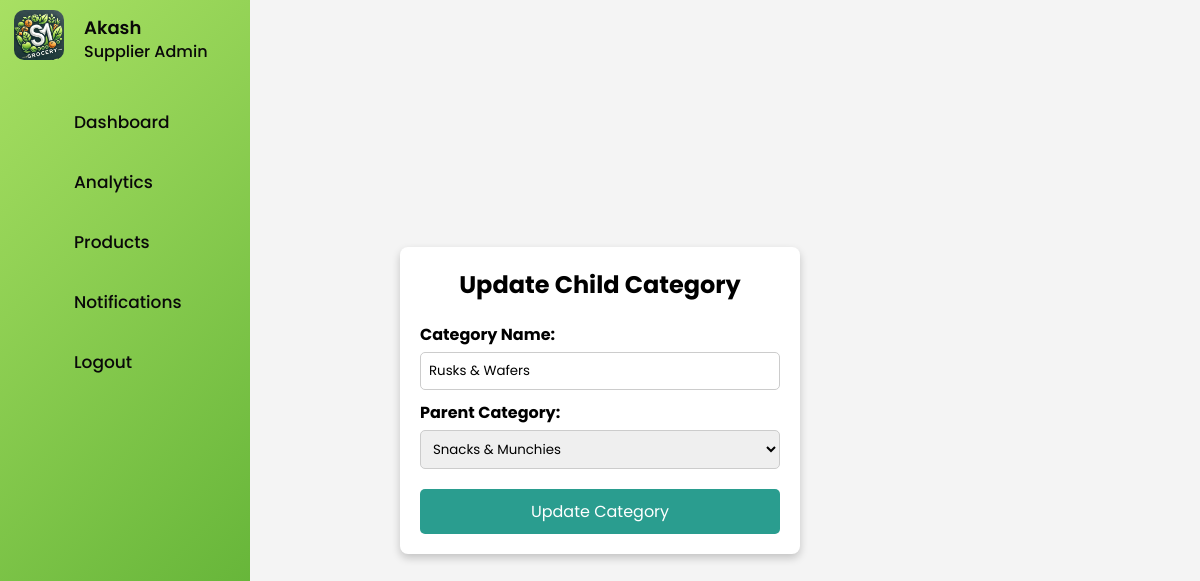
/supplier/update-child-category.php?id=27 (signed in), run on the app's committed database.
### tables this page shows
CREATE TABLE IF NOT EXISTS `suppliers` (
  `id` int NOT NULL AUTO_INCREMENT,
  `firstname` varchar(50) NOT NULL,
  `shop` varchar(50) NOT NULL,
  `email` varchar(100) NOT NULL,
  `mobile` varchar(15) NOT NULL,
  `address` text NOT NULL,
  `image` varchar(255) NOT NULL,
  `password` varchar(255) NOT NULL,
  `status` enum('pending','approved','denied') DEFAULT 'pending',
  `created_at` timestamp NULL DEFAULT CURRENT_TIMESTAMP,
  PRIMARY KEY (`id`),
  UNIQUE KEY `email` (`email`)
);

CREATE TABLE IF NOT EXISTS `child_categories` (
  `id` int NOT NULL AUTO_INCREMENT,
  `parent_id` int NOT NULL,
  `name` varchar(255) NOT NULL,
  `image` varchar(255) NOT NULL,
  PRIMARY KEY (`id`),
  KEY `parent_id` (`parent_id`)
);

CREATE TABLE IF NOT EXISTS `parent_categories` (
  `id` int NOT NULL AUTO_INCREMENT,
  `name` varchar(255) NOT NULL,
  `image` varchar(255) NOT NULL,
  PRIMARY KEY (`id`)
);

### supplier/update-child-category.php (the view, shortened to what this page needs)
<?php
include "config.php";
$id = intval($_GET['id']);
$query = "SELECT * FROM child_categories WHERE id = $id";
$result = mysqli_query($conn, $query);
$row = mysqli_fetch_assoc($result);
$parentQuery = "SELECT * FROM parent_categories";
$parentResult = mysqli_query($conn, $parentQuery);
?>
<!DOCTYPE html>
<html lang="en">
<head>
    <link rel="stylesheet" href="style.css">
</head>
<body>
    <?php renderSidebar(); ?>
    <div class="container">
        <h2>Update Child Category</h2>
        <form method="POST">
            <label for="name">Category Name:</label>
            <input type="text" name="name" id="name" value="<?php echo htmlspecialchars($row['name']); ?>" required>
            <label for="parent_id">Parent Category:</label>
            <select name="parent_id" id="parent_id" required>
                <?php while ($parentRow = mysqli_fetch_assoc($parentResult)) { ?>
                    <option value="<?php echo $parentRow['id']; ?>" <?php echo ($row['parent_id'] == $parentRow['id']) ? 'selected' : ''; ?>>
                        <?php echo htmlspecialchars($parentRow['name']); ?>
                    </option>
                <?php } ?>
            </select>
            <button type="submit" class="update-btn">Update Category</button>
        </form>
    </div>
</body>
</html>

### supplier/functions/functions.php (shortened to what this page needs)
<?php
function renderSidebar()
{
    include 'config.php';
    $isLoggedIn = isset($_SESSION['supplier_id']);
    $supplierImage = "default.jpg";
    $supplierName = "Guest";
    if ($isLoggedIn) {
        $supplier_id = $_SESSION['supplier_id'];
        $query = $conn->prepare("SELECT firstname, image FROM suppliers WHERE id = ?");
        $query->bind_param("i", $supplier_id);
        $query->execute();
        $result = $query->get_result();
        $user = $result->fetch_assoc();
        if ($user) {
            $supplierName = $user['firstname'];
            $supplierImage = !empty($user['image']) ? $user['image'] : "default.jpg";
        }
    }
    echo '
    <nav class="sidebar">
        <header>
            <div class="image-text">
                <span class="image">
                    <a href="profile.php">
                        <img src="' . $supplierImage . '" alt="Profile Image">
                    </a>
                </span>
                <div class="text logo-text">
                    <span class="name">' . $supplierName . '</span>
                    <span class="profession">Supplier Admin</span>
                </div>
            </div>
        </header>
        <div class="menu-bar">
            <div class="menu">
                <ul class="menu-links">';
    if (!$isLoggedIn) {
        echo '<li class="nav-link"><a href="login.php"><i class="bi bi-box-arrow-in-right icon"></i><span class="text nav-text">Login/Register</span></a></li>';
    } else {
        echo '
        <li class="nav-link"><a href="index.php"><i class="bi bi-house icon"></i><span class="text nav-text">Dashboard</span></a></li>
        <li class="nav-link"><a href="performance_analytics.php"><i class="bi bi-graph-up-arrow icon"></i><span class="text nav-text">Analytics</span></a></li>
        <li class="nav-link"><a href="product_management.php"><i class="bi bi-box-fill icon"></i><span class="text nav-text">Products</span></a></li>
        <li class="nav-link"><a href="notifications.php"><i class="bi bi-bell icon"></i><span class="text nav-text">Notifications</span></a></li>
        <li><a href="logout.php"><i class="bi bi-box-arrow-in-left icon"></i><span class="text nav-text">Logout</span></a></li>';
    }
    echo '
                </ul>
            </div>
        </div>
    </nav>';
}
?>

### supplier/style.css (style rules this page uses)
* { margin: 0; padding: 0; box-sizing: border-box; font-family: "Poppins", sans-serif; }
:root { --body-color: green; --sidebar-color: linear-gradient(135deg, #a8e063 0%, #56ab2f 100%); --primary-color: #dc143c; --primary-color-light: #f6f5ff; --toggle-color: #ddd; --text-color: #090809; --tran-03: all 0.3s ease; --tran-05: all 0.3s ease; }
body { min-height: 100vh; background-color: var(--body-color); transition: var(--tran-05); }
.sidebar { position: fixed; top: 0; left: 0; height: 100%; width: 250px; padding: 10px 14px; background: var(--sidebar-color); transition: var(--tran-05); z-index: 100; }
.sidebar .text { font-size: 17px; font-weight: 500; white-space: nowrap; opacity: 1; color: var(--text-color); transition: var(--tran-03); }
.sidebar header { position: relative; }
.sidebar header .image-text { display: flex; align-items: center; }
.sidebar header .logo-text { display: flex; flex-direction: column; margin-left: 20px; }
header .image-text .name { margin-top: 2px; font-size: 18px; font-weight: 600; }
header .image-text .profession { font-size: 16px; margin-top: -2px; }
.sidebar header .image img { width: 50px; border-radius: 10px; }
.sidebar .menu { margin-top: 20px; }
.sidebar li { height: 50px; list-style: none; display: flex; align-items: center; margin-top: 10px; }
.sidebar li a { list-style: none; height: 100%; background-color: transparent; display: flex; align-items: center; height: 100%; width: 100%; border-radius: 6px; text-decoration: none; transition: var(--tran-03); }
.sidebar .icon { min-width: 60px; height: 100%; display: flex; align-items: center; justify-content: center; font-size: 20px; color: var(--text-color); transition: var(--tran-03); }
.sidebar .menu-bar { height: calc(100% - 55px); display: flex; flex-direction: column; justify-content: space-between; overflow-y: scroll; }

### supplier/update-child-category.php (style rules this page uses)
body { font-family: Arial, sans-serif; background-color: #f4f4f4; display: flex; justify-content: center; align-items: center; height: 100vh; }
.container { background: white; padding: 20px; border-radius: 8px; box-shadow: 0 4px 8px rgba(0, 0, 0, 0.2); width: 400px; }
h2 { text-align: center; margin-bottom: 20px; }
label { font-weight: bold; display: block; margin-top: 10px; }
input, select { width: 100%; padding: 8px; margin-top: 5px; border: 1px solid #ccc; border-radius: 5px; }
.update-btn { width: 100%; padding: 10px; background-color: #2a9d8f; color: white; border: none; border-radius: 5px; cursor: pointer; margin-top: 20px; font-size: 16px; }

### data on the page
suppliers: image (picture), firstname "Akash"
child_categories: name "Rusks & Wafers", parent_id "Snacks & Munchies"
